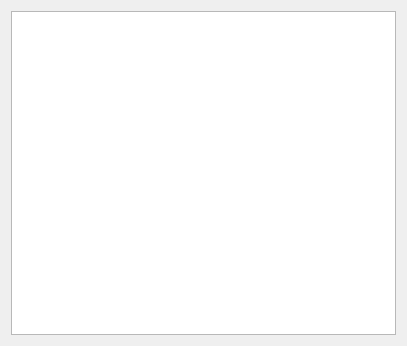
<?xml version="1.0" encoding="UTF-8"?>
<ui version="4.0">
 <class>SignInStatusWidget</class>
 <widget class="QWidget" name="SignInStatusWidget">
  <property name="geometry">
   <rect>
    <x>0</x>
    <y>0</y>
    <width>407</width>
    <height>346</height>
   </rect>
  </property>
  <property name="windowTitle">
   <string>Form</string>
  </property>
  <layout class="QGridLayout" name="gridLayout">
   <item row="0" column="0">
    <widget class="QListView" name="listView"/>
   </item>
  </layout>
 </widget>
 <resources/>
 <connections/>
</ui>
